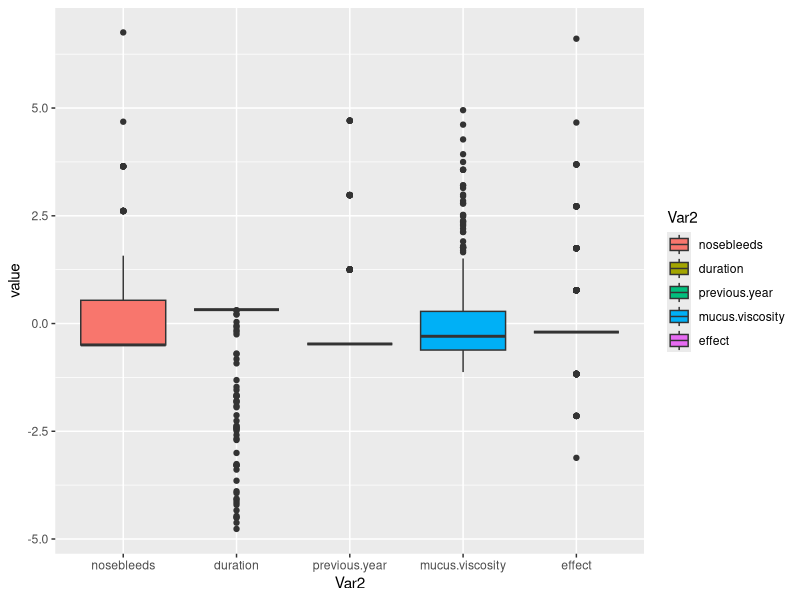
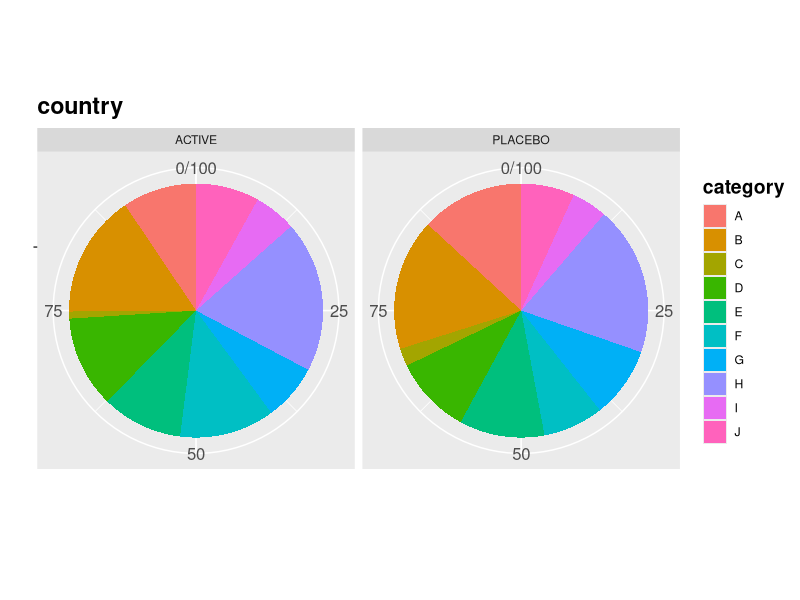
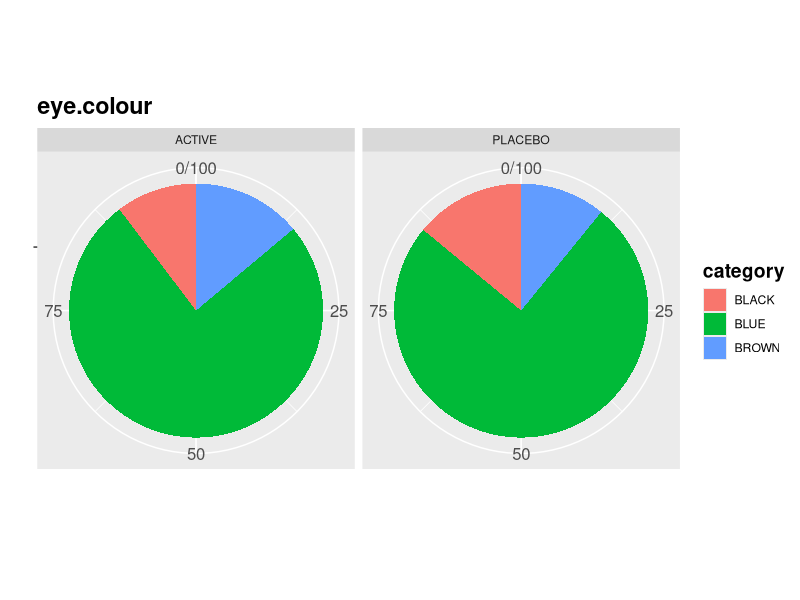
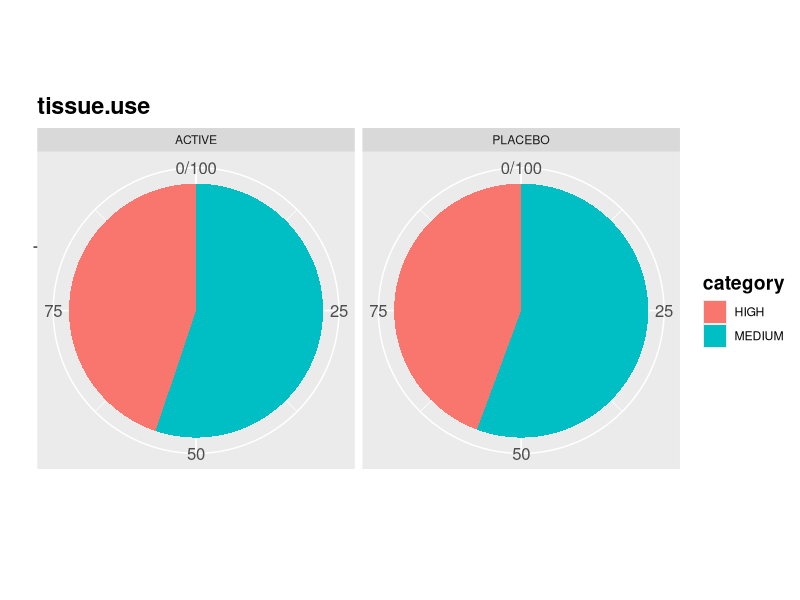
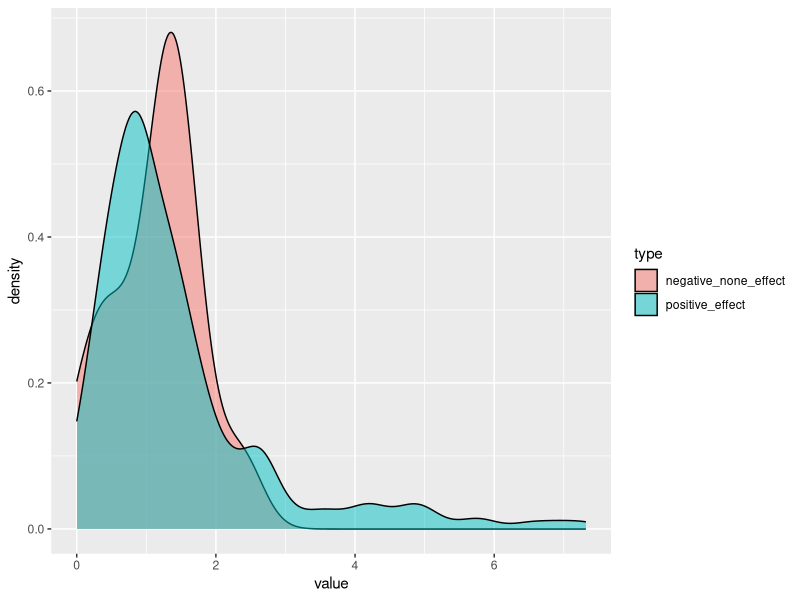
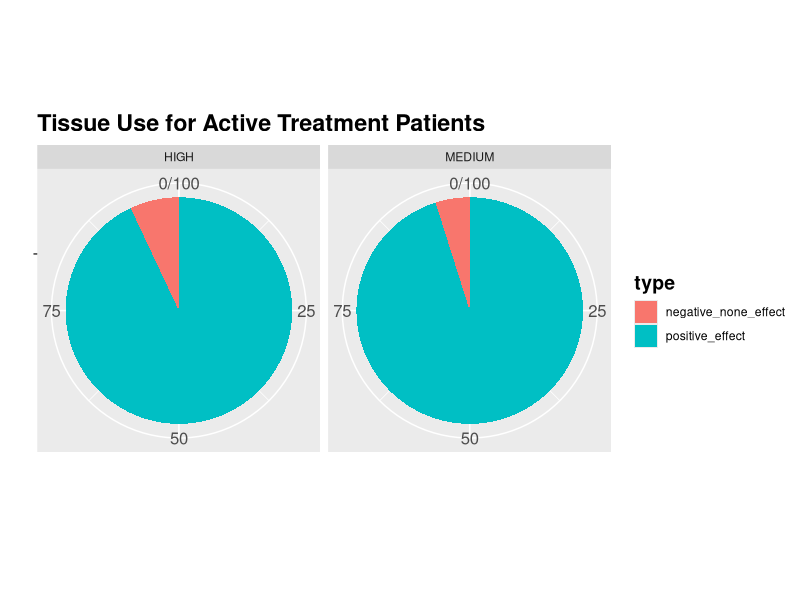
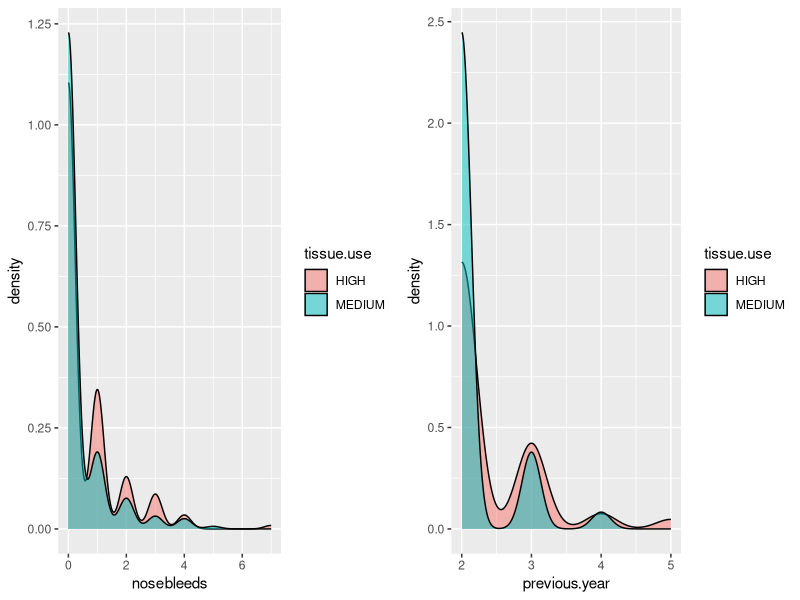

Write R code to recreate these figures, in order.
## ---- chunk 1
knitr::opts_chunk$set(echo = FALSE, warning = FALSE, message = FALSE)
library(dplyr)
library(corrplot)
library(ggplot2)
library(ggrepel)
library(reshape2)
library(caret)
library(gridExtra)
## ---- chunk 2

to_factor <- function(dataset_in){
  for(col in colnames(dataset_in)){
    if(typeof(dataset_in[,col]) == "character"){
      dataset_in[,col] <- as.factor(dataset_in[,col])
    }
  }
  return(dataset_in)
}

auto_pie <- function(col_name){
  var_names <- c(col_name, "arm")
  new_data <- discrete_data %>% 
    group_by(across(all_of(var_names))) %>% 
    dplyr::summarize(count = n())
  colnames(new_data)[1] <- "category"
  
  new_data <- new_data %>%
    group_by(arm) %>%
    mutate(countT = sum(count)) %>%
    group_by(category, .add=TRUE) %>%
    mutate(perc = round(100*count/countT,2)) %>%
    mutate(pos = cumsum(perc)- perc/2)
  
  chart <- ggplot(new_data, aes(x = "", y = perc, fill = category)) +
    geom_bar(width = 1, stat = "identity") +
    coord_polar("y", start = 0) + 
    labs(x = "",  y = "", title = col_name) + 
    theme(axis.text=element_text(size=12),
        axis.title=element_text(size=14,face="bold"),
        title = element_text(size=14,face="bold")) +
    facet_wrap(~arm)
  
  return(chart)
}

efficacy <- read.csv("./efficacy.csv")
randomization <- read.csv("./randomization.csv")
subject <- read.csv("./subject.csv")

raw_data <- efficacy %>%
  left_join(randomization, by = "subject") %>%
  left_join(subject, by = "subject")

rm(efficacy, randomization, subject)
raw_data = to_factor(raw_data)
## ---- chunk 3
#impute the NA value by country
frequence <- raw_data %>% group_by(country, eye.colour) %>% tally()

raw_data$eye.colour[raw_data$country == "A" & is.na(raw_data$eye.colour)] = "BLUE"
raw_data$eye.colour[raw_data$country == "D" & is.na(raw_data$eye.colour)] = "BLUE"
raw_data$eye.colour[raw_data$country == "E" & is.na(raw_data$eye.colour)] = "BLUE"
raw_data$eye.colour[raw_data$country == "F" & is.na(raw_data$eye.colour)] = "BLUE"
raw_data$eye.colour[raw_data$country == "I" & is.na(raw_data$eye.colour)] = "BROWN"
raw_data$eye.colour[raw_data$country == "J" & is.na(raw_data$eye.colour)] = "BROWN"
raw_data$eye.colour[raw_data$country == "E" & is.na(raw_data$eye.colour)] = "BLUE"
raw_data$eye.colour[raw_data$country == "G" & is.na(raw_data$eye.colour)] = "BLACK"

index = which(is.na(raw_data$mucus.viscosity))
raw_data$mucus.viscosity[index] = mean(raw_data$mucus.viscosity[raw_data$tissue.use == raw_data$tissue.use[index]], na.rm = T)
## ---- chunk 4
raw_data$nosebleeds = as.integer(round(raw_data$nosebleeds/raw_data$duration * 365))
## ---- chunk 5
raw_data$effect = raw_data$nosebleeds - raw_data$previous.year

discrete_data = raw_data[,c(4,5,6,7)]
continuous_data = raw_data[,-c(1,4,5,6,7)]
## ---- chunk 6
summary(raw_data[,-1])
## ---- chunk 7
continuous_data = melt(scale(continuous_data))

ggplot(continuous_data, aes(x = Var2, y = value, fill = Var2)) + geom_boxplot()
## ---- chunk 8
auto_pie("country")
auto_pie("eye.colour")
auto_pie("tissue.use")
## ---- chunk 9
negative <- raw_data %>%
  filter(arm == "ACTIVE", effect >= 0) %>%
  select(mucus.viscosity) %>%
  mutate(type = "negative_none_effect")

positive <- raw_data %>%
  filter(arm == "ACTIVE", effect <= -1) %>%
  select(mucus.viscosity) %>%
  mutate(type = "positive_effect")

data_merge = melt(rbind(negative, positive))

ggplot(data_merge, aes(x = value, fill = type)) + geom_density(alpha = 0.5)
## ---- chunk 10
negative <- raw_data %>%
  filter(arm == "ACTIVE", effect >= 0) %>%
  select(tissue.use) %>%
  mutate(type = "negative_none_effect")

positive <- raw_data %>%
  filter(arm == "ACTIVE", effect <= -1) %>%
  select(tissue.use) %>%
  mutate(type = "positive_effect")

data_merge = melt(rbind(negative, positive))

data_merge <- data_merge %>%
  group_by(tissue.use, type) %>%
  summarize(n = n())

data_merge <- data_merge %>% 
  group_by(tissue.use) %>%
  mutate(countT = sum(n)) %>%
  mutate(perc = round(100*n/countT,2))
  

ggplot(data_merge, aes(x = "", y = perc, fill = type)) +
    geom_bar(width = 1, stat = "identity") +
    coord_polar("y", start = 0) + 
    labs(x = "",  y = "", title = "Tissue Use for Active Treatment Patients") + 
    theme(axis.text=element_text(size=12),
        axis.title=element_text(size=14,face="bold"),
        title = element_text(size=14,face="bold")) +
    facet_wrap(~tissue.use)
## ---- chunk 11
p1 <- ggplot(raw_data, aes(x = nosebleeds, fill = tissue.use)) + geom_density(alpha = 0.5)
p2 <- ggplot(raw_data, aes(x = previous.year, fill = tissue.use)) + geom_density(alpha = 0.5)
grid.arrange(p1, p2, nrow = 1)
## ---- chunk 12
index = sample(c(1:444), nrow(raw_data)*0.2)
train_set = raw_data[-index,]
test_set = raw_data[index,]
model <- lm(nosebleeds ~ . - effect - subject - duration, train_set)
pred <- round(predict(model, type = "response", newdata = test_set))
caret::confusionMatrix(as.factor(pred), as.factor(test_set$nosebleeds))

summary(model)
## ---- chunk 13
library(data.table)
df1 <- data.table(raw_data)

coeff <- df1[,as.list(coef(lm(nosebleeds ~ previous.year + mucus.viscosity))), by=c("arm", "country", "eye.colour", "tissue.use")]

coeff[c(35:40),]
